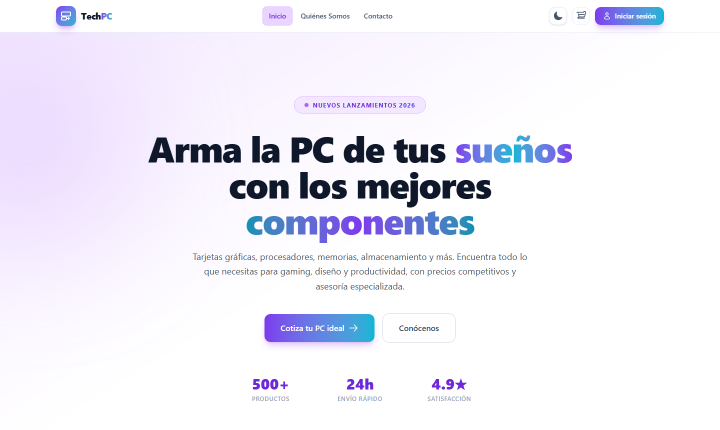
#> input picture .tmp/capturas/raw/01-inicio.png, 1440 x 860 px (shown at 1/2 size); its folder holds only this picture in this run
$ python componer.py
#> lines starting #> are read from the running program, lines starting #| are printed output that depends on the picture; after the words box and inside, x2 and y2 are one past the last pixel; in counts of white or black regions, pixels touching at a corner belong together
### .tmp/capturas/marcos.py
"""Marcos estilo Windows 11 para las evidencias del checklist.

Todas las ventanas miden 1440x944 y se colocan sobre un escritorio con la
barra de tareas de Windows, igual que las capturas del navegador.
"""
import math
import os

from PIL import Image, ImageDraw, ImageFilter, ImageFont

CANVAS_W, CANVAS_H = 1520, 1030
WIN_W, WIN_H = 1440, 944
MARGIN_X, MARGIN_TOP = 40, 30
TASKBAR_H = 48
TASKBAR_TOP = MARGIN_TOP + WIN_H + 8

FONTS = "C:/Windows/Fonts"
WIN_BLUE = (0, 120, 212)
ICON = (95, 99, 104)
CAPTION_DARK = (26, 26, 26)
CAPTION_LIGHT = (204, 204, 204)
TASKBAR_BG = (243, 243, 243)
TASKBAR_LINE = (229, 229, 229)


def font(name, size):
    return ImageFont.truetype(os.path.join(FONTS, name), size)


MONO = lambda s: font("consola.ttf", s)
UI = lambda s: font("segoeui.ttf", s)
UI_B = lambda s: font("segoeuib.ttf", s)


# ───────────────────────── helpers de ventana ─────────────────────────

def _min(d, cx, cy, color):
    d.line([(cx - 5, cy), (cx + 5, cy)], fill=color, width=1)


def _max(d, cx, cy, color):
    d.rectangle([cx - 5, cy - 5, cx + 5, cy + 5], outline=color, width=1)


def _close(d, cx, cy, color):
    d.line([(cx - 5, cy - 5), (cx + 5, cy + 5)], fill=color, width=1)
    d.line([(cx - 5, cy + 5), (cx + 5, cy - 5)], fill=color, width=1)


def botones_ventana(d, cy, color, cerrar_rojo=False, alto=36):
    """Botones minimizar / maximizar / cerrar alineados a la derecha."""
    ancho = 46
    x = WIN_W - ancho * 3
    if cerrar_rojo:
        d.rectangle([x + ancho * 2, 0, WIN_W, alto], fill=(196, 43, 28))
        color_final = (255, 255, 255)
    else:
        color_final = color
    _min(d, x + ancho // 2, cy, color)
    _max(d, x + ancho + ancho // 2, cy, color)
    _close(d, x + ancho * 2 + ancho // 2, cy, color_final)


def _escritorio():
    img = Image.new("RGB", (CANVAS_W, CANVAS_H))
    top, bot = (12, 60, 140), (6, 26, 66)
    for y in range(CANVAS_H):
        t = y / CANVAS_H
        img.paste(tuple(int(top[i] + (bot[i] - top[i]) * t) for i in range(3)),
                  (0, y, CANVAS_W, y + 1))
    return img


def _logo_windows(d, cx, cy, size=18, color=WIN_BLUE):
    half, gap = size // 2, 2
    for dx in (-half, gap):
        for dy in (-half, gap):
            d.rectangle([cx + dx, cy + dy, cx + dx + half - gap, cy + dy + half - gap],
                        fill=color)


def _lupa(d, cx, cy, color=ICON):
    d.ellipse([cx - 7, cy - 7, cx + 3, cy + 3], outline=color, width=2)
    d.line([(cx + 2, cy + 2), (cx + 8, cy + 8)], fill=color, width=2)


def _taskview(d, cx, cy, color=ICON):
    d.rounded_rectangle([cx - 9, cy - 6, cx - 1, cy + 6], radius=2, outline=color, width=1)
    d.rounded_rectangle([cx + 1, cy - 6, cx + 9, cy + 6], radius=2, outline=color, width=1)


def _chrome(d, cx, cy, r=9):
    d.pieslice([cx - r, cy - r, cx + r, cy + r], 200, 320, fill=(234, 67, 53))
    d.pieslice([cx - r, cy - r, cx + r, cy + r], 320, 90, fill=(251, 188, 5))
    d.pieslice([cx - r, cy - r, cx + r, cy + r], 90, 200, fill=(52, 168, 83))
    d.ellipse([cx - r * .45, cy - r * .45, cx + r * .45, cy + r * .45], fill=(66, 133, 244))
    d.ellipse([cx - r * .45, cy - r * .45, cx + r * .45, cy + r * .45],
              outline=(255, 255, 255), width=1)


def _carpeta(d, cx, cy, color=(255, 185, 0)):
    d.rounded_rectangle([cx - 9, cy - 5, cx + 9, cy + 7], radius=2, fill=color)
    d.rounded_rectangle([cx - 9, cy - 8, cx + 1, cy - 2], radius=2, fill=(247, 210, 100))


def _barra_tareas(canvas):
    d = ImageDraw.Draw(canvas)
    d.rectangle([0, TASKBAR_TOP, CANVAS_W, TASKBAR_TOP + TASKBAR_H], fill=TASKBAR_BG)
    d.line([(0, TASKBAR_TOP), (CANVAS_W, TASKBAR_TOP)], fill=TASKBAR_LINE, width=1)
    cy = TASKBAR_TOP + TASKBAR_H // 2
    x = CANVAS_W // 2 - 150
    for fn in (_logo_windows, _lupa, _taskview):
        fn(d, x, cy)
        x += 46
    _chrome(d, x, cy)
    x += 46
    _carpeta(d, x, cy)
    x += 46
    d.rounded_rectangle([x - 9, cy - 9, x + 9, cy + 9], radius=2, fill=(0, 122, 204))
    d.text((x, cy), "<>", font=UI_B(11), fill=(255, 255, 255), anchor="mm")
    d.text((CANVAS_W - 24, cy), "9:05 p. m.\n22/09/2026", font=UI(12),
           fill=(26, 26, 26), anchor="rm", align="right", spacing=2)


def montar_ventana(window, out):
    """Coloca una ventana de 1440x944 sobre el escritorio con barra de tareas."""
    canvas = _escritorio().convert("RGBA")

    sombra = Image.new("RGBA", (CANVAS_W, CANVAS_H), (0, 0, 0, 0))
    ImageDraw.Draw(sombra).rounded_rectangle(
        [MARGIN_X - 2, MARGIN_TOP + 4, MARGIN_X + WIN_W + 2, MARGIN_TOP + WIN_H + 10],
        radius=10, fill=(0, 0, 0, 110))
    canvas = Image.alpha_composite(canvas, sombra.filter(ImageFilter.GaussianBlur(10)))

    win = window.convert("RGBA").copy()
    mascara = Image.new("L", (WIN_W, WIN_H), 0)
    ImageDraw.Draw(mascara).rounded_rectangle([0, 0, WIN_W - 1, WIN_H - 1], radius=10, fill=255)
    win.putalpha(mascara)
    canvas.alpha_composite(win, (MARGIN_X, MARGIN_TOP))
    ImageDraw.Draw(canvas).rounded_rectangle(
        [MARGIN_X, MARGIN_TOP, MARGIN_X + WIN_W - 1, MARGIN_TOP + WIN_H - 1],
        radius=10, outline=(210, 214, 219), width=1)

    _barra_tareas(canvas)
    canvas.convert("RGB").save(out, "PNG")


# ───────────────────────── resaltado de sintaxis ─────────────────────────

PY_KW = {
    "import", "from", "def", "class", "return", "if", "else", "elif", "for", "in",
    "not", "is", "None", "True", "False", "raise", "try", "except", "finally",
    "with", "as", "lambda", "pass", "and", "or", "while", "yield", "global",
    "async", "await", "del", "assert", "break", "continue",
}
SQL_KW = {
    "CREATE", "DATABASE", "TABLE", "IF", "NOT", "EXISTS", "USE", "INT", "VARCHAR",
    "TEXT", "DECIMAL", "ENUM", "TIMESTAMP", "PRIMARY", "KEY", "AUTO_INCREMENT",
    "UNIQUE", "DEFAULT", "NULL", "CURRENT_TIMESTAMP", "FOREIGN", "REFERENCES",
    "INSERT", "INTO", "VALUES", "SELECT", "FROM", "WHERE", "AND", "OR", "ON",
    "CASCADE", "ORDER", "BY", "CONCAT", "LEFT",
}
C_COMMENT = (106, 153, 85)
C_STRING = (206, 145, 120)
C_KEYWORD = (86, 156, 214)
C_NUMBER = (181, 206, 168)
C_FUNC = (220, 220, 170)
C_CLASS = (78, 201, 176)
C_TEXT = (212, 212, 212)
C_SQL_KW = (86, 156, 214)


# [73 lines left out: functions _tokens_python, _tokens_sql, _tokens_env, _tokens_plain, not called in this run]


TOKENIZADORES = {
    "python": _tokens_python,
    "sql": _tokens_sql,
    "env": _tokens_env,
    "text": _tokens_plain,
}


# [55 lines left out: functions _corte, dibujar_codigo, not called in this run]


# ───────────────────────── ventana Chrome ─────────────────────────

TAB_TITLE = "TechPC | Componentes de Computador"
FRAME_BG = (222, 225, 230)
ADDRESS_BG = (241, 243, 244)


def _chevron(d, cx, cy, direccion, color, size=6, width=2):
    if direccion == "left":
        d.line([(cx + size * .5, cy - size), (cx - size * .5, cy), (cx + size * .5, cy + size)],
               fill=color, width=width, joint="curve")
    else:
        d.line([(cx - size * .5, cy - size), (cx + size * .5, cy), (cx - size * .5, cy + size)],
               fill=color, width=width, joint="curve")


def _recargar(d, cx, cy, color, r=7, width=2):
    d.arc([cx - r, cy - r, cx + r, cy + r], start=35, end=320, fill=color, width=width)
    d.polygon([(cx + 1, cy - r - 3), (cx + 8, cy - r + 1), (cx + 1, cy - r + 5)], fill=color)


def _candado(d, cx, cy, color):
    d.rounded_rectangle([cx - 5, cy - 1, cx + 5, cy + 7], radius=2, outline=color, width=1)
    d.arc([cx - 3, cy - 8, cx + 3, cy - 1], start=180, end=360, fill=color, width=1)


def _estrella(d, cx, cy, color, r=7, width=1):
    pts = []
    for i in range(10):
        ang = -math.pi / 2 + i * math.pi / 5
        rad = r if i % 2 == 0 else r * 0.45
        pts.append((cx + rad * math.cos(ang), cy + rad * math.sin(ang)))
    d.polygon(pts, outline=color, width=width)


def ventana_chrome(contenido, url, out, host="localhost:5173", ajustar=True):
    """Enmarca una captura de pagina (1440x860) en una ventana de Chrome.

    Con ajustar=False el contenido debe medir exactamente 1440x860 (por ejemplo
    la pagina del visor de PDF ya compuesta).
    """
    TAB_H, TOOL_H = 40, 44
    win = Image.new("RGB", (WIN_W, WIN_H), (255, 255, 255))
    d = ImageDraw.Draw(win)

    d.rectangle([0, 0, WIN_W, TAB_H], fill=FRAME_BG)
    tx0, tx1 = 10, 250
    d.rounded_rectangle([tx0, 6, tx1, TAB_H + 2], radius=8, fill=(255, 255, 255))
    d.rectangle([tx0 + 6, TAB_H - 4, tx1 - 6, TAB_H + 2], fill=(255, 255, 255))
    d.rounded_rectangle([tx0 + 12, 14, tx0 + 28, 30], radius=4, fill=(37, 99, 235))
    d.text((tx0 + 20, 22), "T", font=UI_B(11), fill=(255, 255, 255), anchor="mm")
    d.text((tx0 + 36, 22), TAB_TITLE, font=UI(13), fill=(60, 64, 67), anchor="lm")
    d.line([(tx1 + 26, 20), (tx1 + 34, 20)], fill=ICON, width=1)
    d.line([(tx1 + 30, 16), (tx1 + 30, 24)], fill=ICON, width=1)
    botones_ventana(d, TAB_H // 2, CAPTION_DARK, cerrar_rojo=True, alto=TAB_H)

    d.rectangle([0, TAB_H, WIN_W, TAB_H + TOOL_H], fill=(255, 255, 255))
    d.line([(0, TAB_H + TOOL_H), (WIN_W, TAB_H + TOOL_H)], fill=(235, 235, 235), width=1)
    mid = TAB_H + TOOL_H // 2
    _chevron(d, 30, mid, "left", ICON)
    _chevron(d, 68, mid, "right", (190, 194, 199))
    _recargar(d, 106, mid, ICON)
    ad0, ad1 = 140, WIN_W - 96
    d.rounded_rectangle([ad0, mid - 15, ad1, mid + 15], radius=15, fill=ADDRESS_BG)
    _candado(d, ad0 + 20, mid - 1, ICON)
    d.text((ad0 + 34, mid), host + url, font=UI(13), fill=(32, 33, 36), anchor="lm")
    _estrella(d, ad1 + 30, mid, ICON)

    cuerpo = contenido.convert("RGB")
    if ajustar:
        cuerpo = cuerpo.resize((1440, 860))
    win.paste(cuerpo.crop((0, 0, 1440, 860)), (0, TAB_H + TOOL_H))
    montar_ventana(win, out)


# ───────────────────────── ventana VS Code ─────────────────────────

VS_BG = (30, 30, 30)
VS_SIDEBAR = (37, 37, 38)
VS_ACTIVITY = (51, 51, 51)
VS_TAB_BAR = (37, 37, 38)
VS_STATUS = (0, 122, 204)
VS_LINE = (45, 45, 45)


# [91 lines left out: functions _icono_archivo, ventana_vscode, not called in this run]


# ───────────────────────── ventana Terminal ─────────────────────────

TERM_BG = (12, 12, 12)
TERM_BAR = (32, 32, 32)


# [36 lines left out: function ventana_terminal, not called in this run]


# ───────────────────────── ventana Postman ─────────────────────────

PM_BG = (255, 255, 255)
PM_SIDEBAR = (247, 248, 250)
PM_BORDER = (225, 228, 232)
PM_TEXT = (33, 37, 41)
PM_MUTED = (108, 117, 125)
M_METHOD = {
    "GET": (107, 189, 91), "POST": (244, 166, 42), "PUT": (61, 126, 229),
    "PATCH": (155, 89, 182), "DELETE": (224, 79, 95), "HEAD": (144, 164, 174),
    "OPTIONS": (144, 164, 174),
}


# [122 lines left out: functions _badge, ventana_postman, not called in this run]


# ───────────────────────── ventana Excel ─────────────────────────

XL_GREEN = (33, 115, 70)
XL_TEXT = (32, 32, 32)
XL_GRID = (217, 217, 217)
XL_HEAD = (243, 243, 243)
XL_BLUE = (30, 58, 138)


# [157 lines left out: functions ventana_excel, _json_lineas, not called in this run]


JSON_KEY = (0, 92, 197)
JSON_STR = (3, 106, 7)
JSON_NUM = (9, 134, 88)
JSON_BOOL = (198, 120, 0)
JSON_PLAIN = (66, 82, 110)


# [29 lines left out: function _json_segmentos, not called in this run]

### .tmp/capturas/componer.py
"""Compone las capturas de la app dentro del marco de Chrome (Windows 11)."""
import glob
import os
import sys

from PIL import Image

sys.path.insert(0, os.path.dirname(os.path.abspath(__file__)))
import marcos  # noqa: E402

ROOT = os.path.dirname(os.path.dirname(os.path.dirname(os.path.abspath(__file__))))
SRC = os.path.join(ROOT, ".tmp", "capturas", "raw")
DST = os.path.join(ROOT, "docs", "capturas-react")
os.makedirs(DST, exist_ok=True)

# captura -> ruta de la app mostrada en la barra de direcciones
PAGES = {
    "01-inicio": "/",
    "02-quienes-somos": "/quienes-somos",
    "03-contacto": "/contacto",
    "04-arma-tu-pc": "/armar-pc",
    "05-login": "/login",
    "06-login-validaciones": "/login",
    "07-registro": "/login",
    "08-registro-validaciones": "/login",
    "09-registro-exitoso": "/login",
    "10-recuperar-password": "/recuperar-password",
    "11-navbar-admin": "/",
    "12-admin-usuarios": "/admin",
    "13-admin-editar-usuario": "/admin",
    "14-admin-productos": "/admin",
    "15-admin-servicios": "/admin",
    "16-menu-usuario": "/",
    "17-empleado-productos": "/empleado",
    "18-empleado-servicios": "/empleado",
    "19-cliente-productos": "/cliente",
    "20-cliente-servicios": "/cliente",
    "21-cliente-perfil": "/cliente",
    "22-cliente-cambiar-cuenta": "/cliente",
    "23-admin-sin-sesion": "/admin",
}


def main():
    for f in sorted(glob.glob(os.path.join(SRC, "*.png"))):
        nombre = os.path.splitext(os.path.basename(f))[0]
        if nombre not in PAGES:
            print("  (omitida)", nombre)
            continue
        marcos.ventana_chrome(Image.open(f), PAGES[nombre],
                              os.path.join(DST, nombre + ".png"))
#> in ventana_chrome, `TAB_H, TOOL_H = 40, 44`: TAB_H = 40; TOOL_H = 44
#> in ventana_chrome, `mid = TAB_H + TOOL_H // 2`: mid = 62
#> after the loop in _estrella, `for i in range(10):`: pts = [(1374, 55), (1375.9, 59.45), (1380.7, 59.84), (1377, 62.97), (1378.1, 67.66), (1374, 65.15), (1369.9, 67.66), (1371, 62.97), (1367.3, 59.84), (1372.1, 59.45)]
#> in ventana_chrome, cuerpo is the input picture: PIL image 1440x860 RGB; mean R, G, B 240.5, 238.9, 248.2
#> in ventana_chrome, `win.paste(cuerpo.crop((0, 0, 1440, 860)), (0, TAB_H + TOOL_H))`:
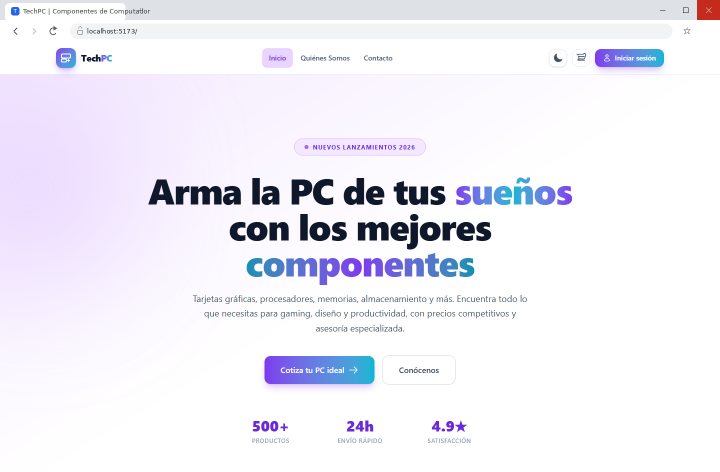
#> win: PIL image 1440x944 RGB (shown at 1/2 size); mean R, G, B 239.9, 238.5, 247.2
#> after the loop in _escritorio, `for y in range(CANVAS_H):`:
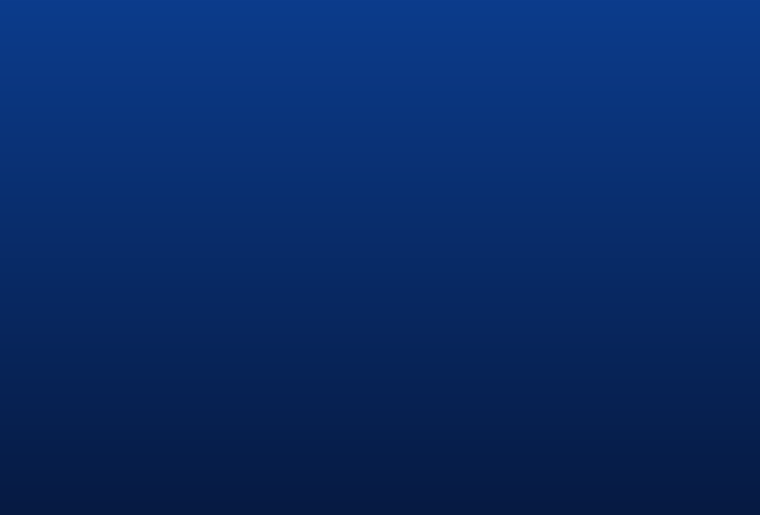
#> img: PIL image 1520x1030 RGB (shown at 1/2 size); mean R, G, B 8.5, 42.5, 102.5
#> in montar_ventana, `ImageDraw.Draw(sombra).rounded_rectangle( [MARGIN_X - 2, MARGIN_TOP + ..`:
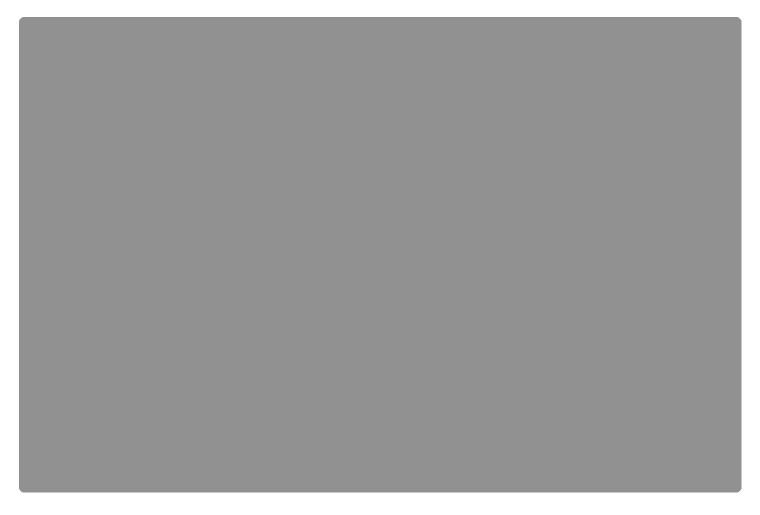
#> sombra: PIL image 1520x1030 RGBA (shown at 1/2 size); mean R, G, B, A 0, 0, 0, 96.5; transparent parts drawn white
#> in montar_ventana, `canvas = Image.alpha_composite(canvas, sombra.filter(ImageFilter.Gauss..`:
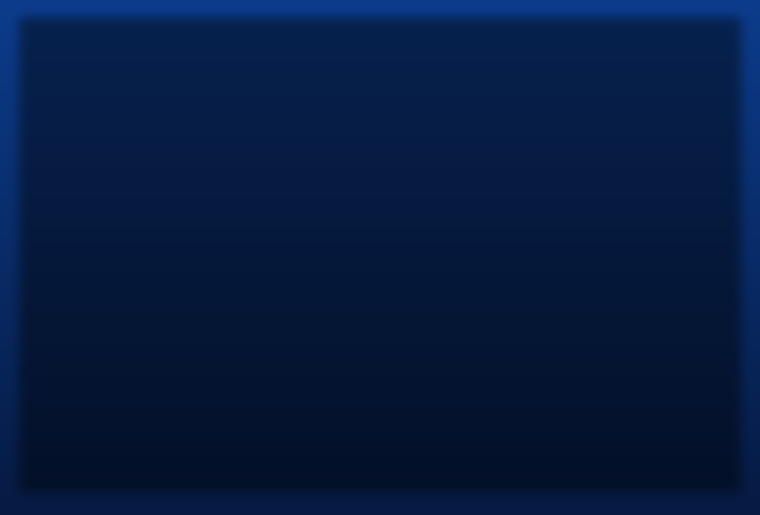
#> canvas: PIL image 1520x1030 RGBA (shown at 1/2 size); mean R, G, B, A 5.3, 26.3, 63.6, 255
#> in montar_ventana, `ImageDraw.Draw(mascara).rounded_rectangle([0, 0, WIN_W - 1, WIN_H - 1]..`:
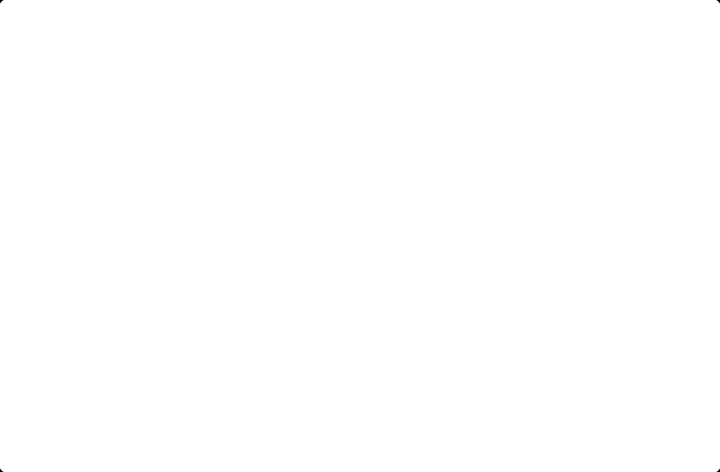
#> mascara: PIL image 1440x944 L (shown at 1/2 size); 100% white; 4 black regions, box (x1, y1, x2, y2) and area: (0, 0, 7, 7) 23, (1433, 0, 1440, 7) 23, (0, 937, 7, 944) 23, (1433, 937, 1440, 944) 23
#> in montar_ventana, `canvas.alpha_composite(win, (MARGIN_X, MARGIN_TOP))`:
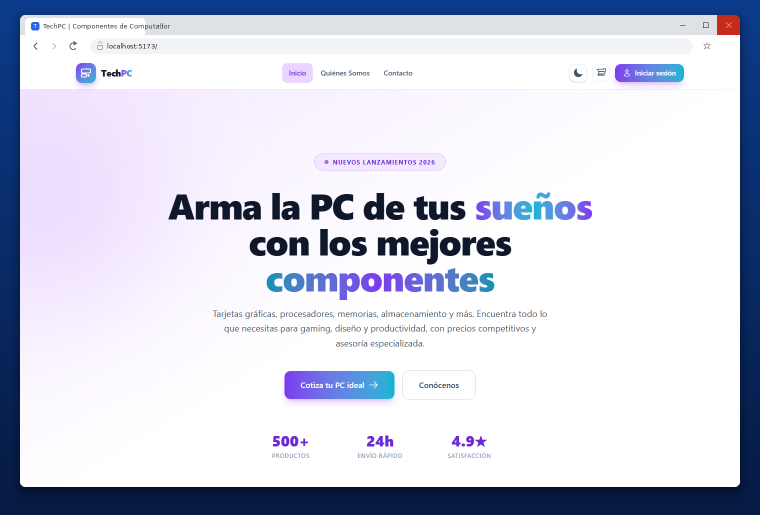
#> canvas: PIL image 1520x1030 RGBA (shown at 1/2 size); mean R, G, B, A 209.3, 212, 226.6, 255
#> after the loop in _barra_tareas, `for fn in (_logo_windows, _lupa, _taskview):`: x = 748
#> in _barra_tareas, `x += 46`: x = 794
#> in _barra_tareas, `x += 46`: x = 840
#> in montar_ventana, `_barra_tareas(canvas)`:
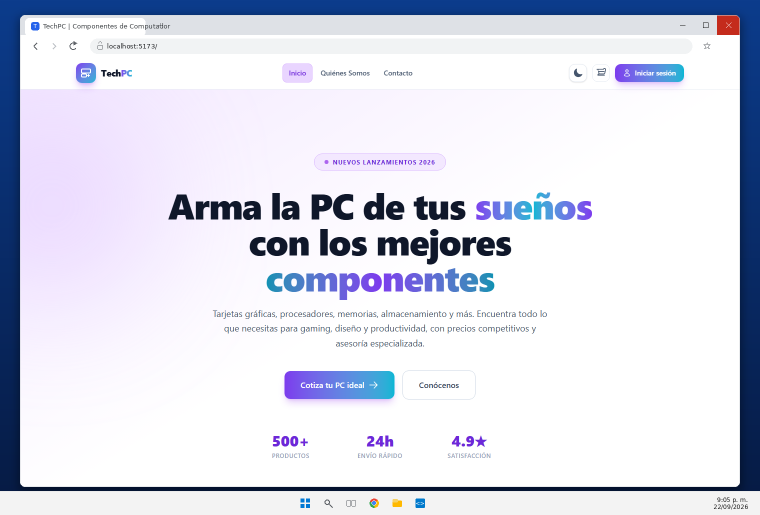
#> canvas: PIL image 1520x1030 RGBA (shown at 1/2 size); mean R, G, B, A 220.1, 221.9, 234.7, 255
        print("  [ok]", nombre)


if __name__ == "__main__":
    main()

$ run again, on .tmp/capturas/raw/03-contacto.png
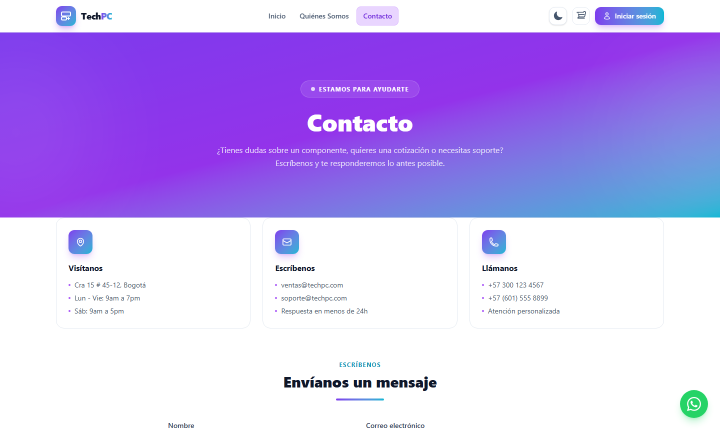
#> input picture .tmp/capturas/raw/03-contacto.png, 1440 x 860 px (shown at 1/2 size)
#> TAB_H = 40; TOOL_H = 44
#> mid = 62
#> after the loop in _estrella, `for i in range(10):`: pts = [(1374, 55), (1375.9, 59.45), (1380.7, 59.84), (1377, 62.97), (1378.1, 67.66), (1374, 65.15), (1369.9, 67.66), (1371, 62.97), (1367.3, 59.84), (1372.1, 59.45)]
#> in ventana_chrome, cuerpo is the input picture: PIL image 1440x860 RGB; mean R, G, B 200, 178.3, 243.1
#> in montar_ventana, `canvas.alpha_composite(win, (MARGIN_X, MARGIN_TOP))`:
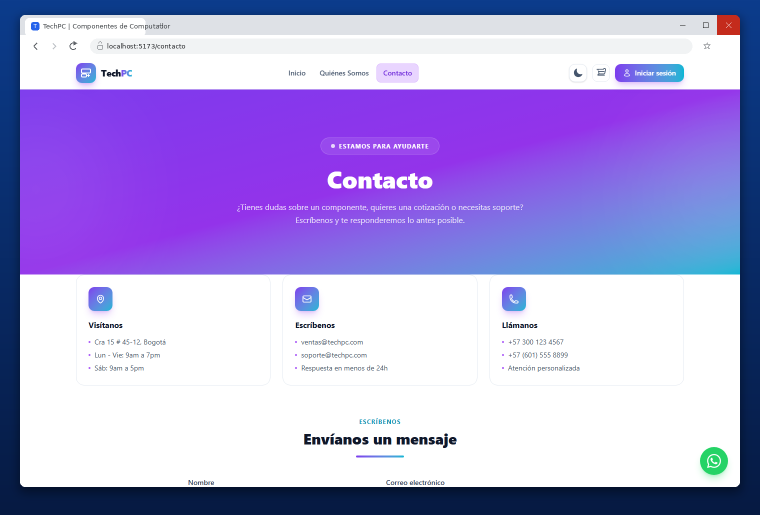
#> canvas: PIL image 1520x1030 RGBA (shown at 1/2 size); mean R, G, B, A 177.3, 164, 222.5, 255
#> after the loop in _barra_tareas, `for fn in (_logo_windows, _lupa, _taskview):`: x = 748
#> in _barra_tareas, `x += 46`: x = 794
#> in _barra_tareas, `x += 46`: x = 840
#> in montar_ventana, `_barra_tareas(canvas)`:
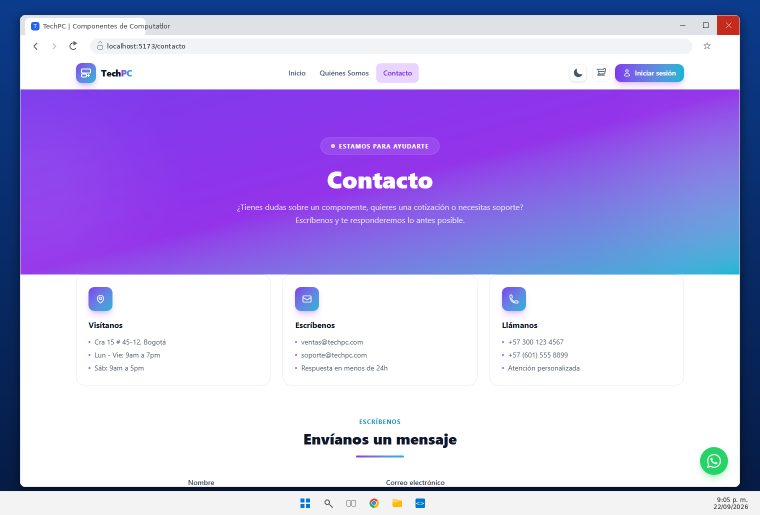
#> canvas: PIL image 1520x1030 RGBA (shown at 1/2 size); mean R, G, B, A 188.1, 174, 230.6, 255
